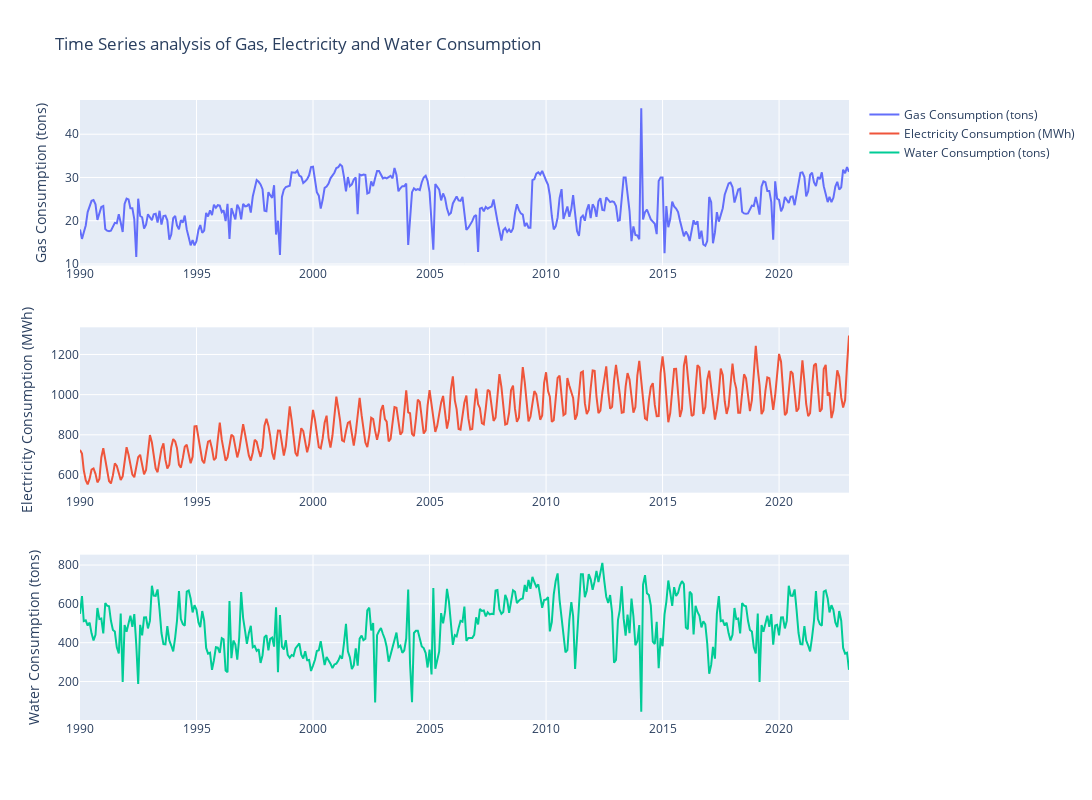

The code cell stored with this chart in its notebook:
### Markdown cell above
# Time Series Decomposition

### Code cell
from plotly.subplots import make_subplots
features = ['Gas Consumption (tons)','Electricity Consumption (MWh)','Water Consumption (tons)']
fig = make_subplots(rows=3, cols=1)

for i, feature in enumerate(features):
    fig.add_trace(go.Scatter(x=df.index, y=df[feature], name=feature), row=i+1, col=1)
    # add name to subplots
    fig.update_yaxes(title_text=feature, row=i+1, col=1)
    
fig.update_layout(height=800, width=1200, title_text="Time Series analysis of Gas, Electricity and Water Consumption")
fig.show()

### Figure 1 — Plotly figure (JSON) as saved in the notebook; plotly's stock layout.template omitted (floating-point values rounded to 4 significant figures; data arrays with more than 128 entries replaced by an {"elided": "..."} marker saying what was removed)
{"data": [{"name": "Gas Consumption (tons)", "type": "scatter", "x": {"elided": "397 str values"}, "xaxis": "x", "y": {"elided": "397 float values"}, "yaxis": "y"}, {"name": "Electricity Consumption (MWh)", "type": "scatter", "x": {"elided": "397 str values"}, "xaxis": "x2", "y": {"elided": "397 float values"}, "yaxis": "y2"}, {"name": "Water Consumption (tons)", "type": "scatter", "x": {"elided": "397 str values"}, "xaxis": "x3", "y": {"elided": "397 float values"}, "yaxis": "y3"}], "layout": {"height": 800, "title": {"text": "Time Series analysis of Gas, Electricity and Water Consumption"}, "width": 1200, "xaxis": {"anchor": "y", "domain": [0, 1]}, "xaxis2": {"anchor": "y2", "domain": [0, 1]}, "xaxis3": {"anchor": "y3", "domain": [0, 1]}, "yaxis": {"anchor": "x", "domain": [0.7333, 1], "title": {"text": "Gas Consumption (tons)"}}, "yaxis2": {"anchor": "x2", "domain": [0.3667, 0.6333], "title": {"text": "Electricity Consumption (MWh)"}}, "yaxis3": {"anchor": "x3", "domain": [0, 0.2667], "title": {"text": "Water Consumption (tons)"}}}}
